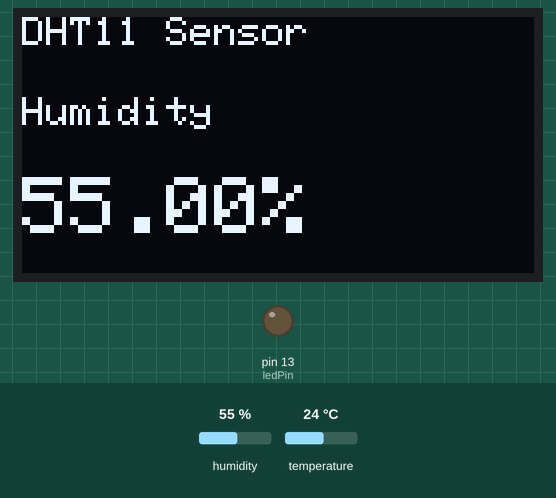
This sketch was run on a simulated Arduino Uno, built with avr-gcc and run on an emulated ATmega328P. Shown: 128×64 one-colour display, output pins drawn as LEDs (lit = HIGH). The test bench sets the inputs (shaded band); at power-on: temperature 24 °C, humidity 55 %. What the sketch prints to the serial monitor is not drawn.

Above: at 3.2 s.
3.3 s: temperature set to 12 °C
At 9.2 s:
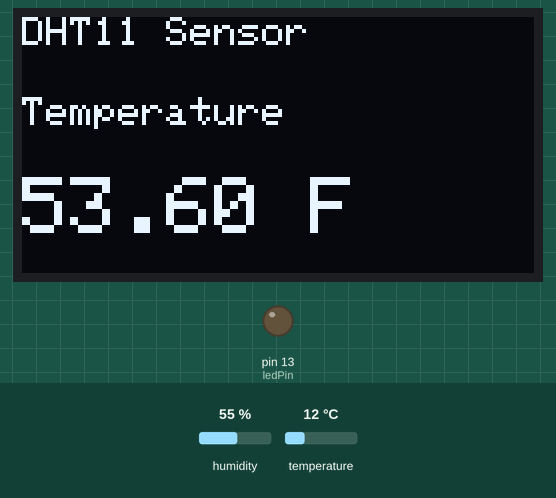
9.4 s: humidity set to 22 %
At 11.6 s:
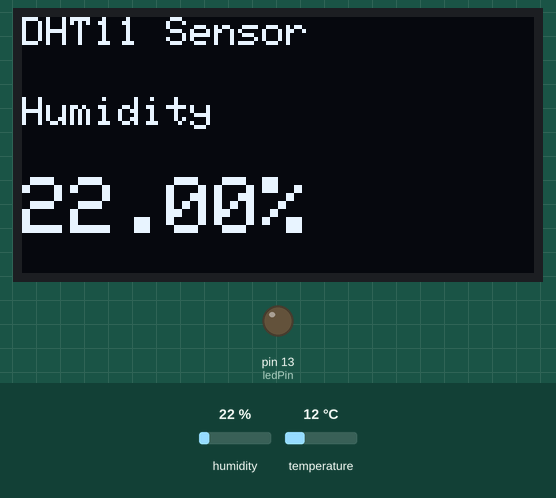
14.0 s: humidity set to 40 %
At 15.7 s:
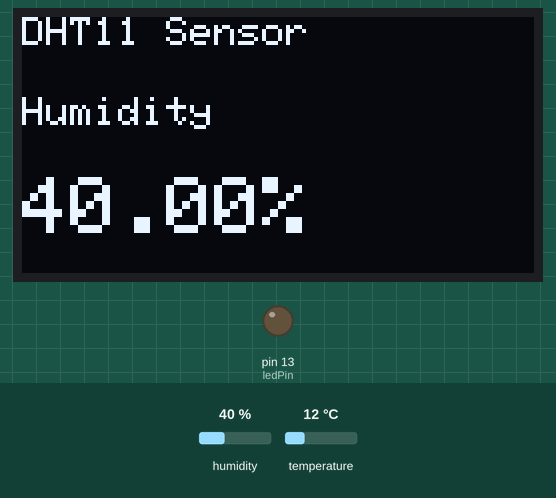
18.1 s: temperature set to 19 °C
At 21.8 s:
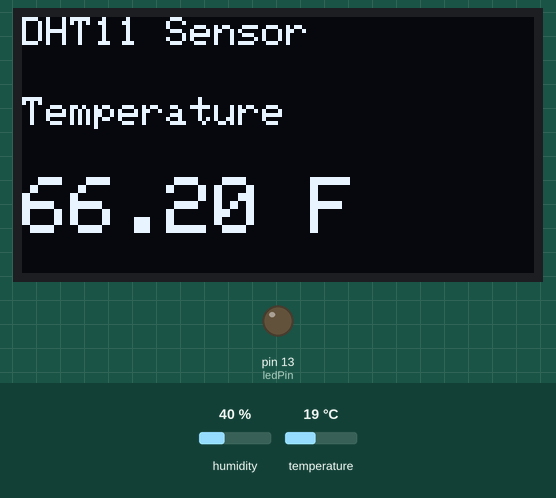
Timing chart, 0 to 23.3 s (numbered marks = the images above; inputs shaded):
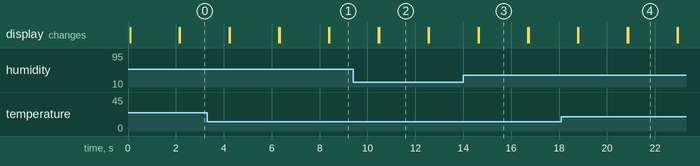

Measured:
- what the display in image 2 shows lasts 2.0 s, from 10.5 s to 12.5 s

The sketch:

DHT11_Humidity_Sensor_To_OLED_v_1-0-0.ino
```cpp
/*
  DHT11_Humidity_Sensor_To_OLED_v_1-0-0

  Version 1.0.0

  This is a simple program that reads from a DHT11 temperature / humidity
  sensor and displays the values read to an OLED display.

  Reference Link For Connecting DHT11:

  https://lastminuteengineers.com/dht11-module-arduino-tutorial/

  Device:     Address:
  -------     -----------
  I2C LCD     0x27
  OLED        0x3C

  DHT11
  Pin:      Connected To:

  1         5 VDC
  2         Pin 7
  3         GND

  Created:   September 4, 2024
  Modified:  September 4, 2024
  by Todd S. Canaday
  tcanaday@memphis.edu

  Arduino Compiler Version:  arduino-1.8.13

  Revision Notes:

  09/04/2024  Initial release of source code.
*/

#include <DHT.h>
#include <Adafruit_GFX.h>
#include <Adafruit_SSD1306.h>

#define BAUD_RATE 9600              //  default baud rate for the console...
#define DHT_SENSOR_PIN 7            //  value for pin connected to DHT11 sensor...
#define DHT_SENSOR_TYPE DHT11       //  value for sensor type...
#define SCREEN_WIDTH 128            //  OLED display width, in pixels...
#define SCREEN_HEIGHT 64            //  OLED display height, in pixels...
#define DISPLAY_TEXT_SIZE 3         //  value for the display text size...
#define DISPLAY_TEXT_SIZE_SMALL 2   //  value for the display text size...
#define HEADER_TEXT_SIZE  1         //  value for the header text size in yellow area...
#define DATA_CURSOR_POINT 40        //  value for default cursor point on display...
#define SENSOR_LBL_CURSOR_POINT 20  //  value for moving sensor label above data...
#define DEBUG true                  //  set to true for console output, false for no console output...
#define Serial if(DEBUG)Serial

/********************/
/*  CONSTRUCTORS    */
/********************/
//  initialize DHT11 sensor...
DHT dht_sensor(DHT_SENSOR_PIN, DHT_SENSOR_TYPE);
//  initialize OLED display...
Adafruit_SSD1306 display(SCREEN_WIDTH, SCREEN_HEIGHT, &Wire, -1);

/********************/
/*  VARIABLES       */
/********************/
const int ledPin = 13;              //  on board LED...
float temperature = 0.0;            //  variable to store reading from DS18B20 sensor...
float humidity = 0.0;               //  variable to store humidity reading...
int delay_time = 2000;              //  variable to delay between readings...
int blinkDelay = 100;               //  variable to delay between LED on / off state...

void setup()
{
  Serial.begin(BAUD_RATE);          //  start the serial port in case debug...

  pinMode(ledPin, OUTPUT);          //  Pin 13 has an LED connected...
  digitalWrite(ledPin, LOW);        //  turn the LED off...

  //  print the program information to the console in debug enabled...
  PrintProgramInfoToConsole();

  //  initialize the DHT11 sensor...
  dht_sensor.begin();

  //  startup OLED Display...
  if(!display.begin(SSD1306_SWITCHCAPVCC, 0x3C))
  {
    //  if display fails to start, loop forever
    //  and indicate failure by blinking LED...
    while(true)
    {
      digitalWrite(ledPin, HIGH);   //  turn the LED on...
      delay(blinkDelay);            //  delay...
      digitalWrite(ledPin, LOW);    //  turn the LED off...
      delay(blinkDelay);            //  delay...
    }
  }
  else
  {
    Serial.println(F("OLED display started."));
  }

  //  begin the startup message on the OLED display...
  Startup_Message();
  //  delay for specified time...
  delay(2000);
}

void loop()
{
  //  get the humidity from the DHT11 sensor...
  DisplayHumidityData();
  //  delay between readings from the sensor...
  delay(delay_time);
  //  get the temperature from the DHT11 sensor...
  DisplayTemperatureData();
  //  delay between readings from the sensor...
  delay(delay_time);

  //  if serial output debug enabled, print values to console...
  PrintReadingsToConsole();
}

/**
 * OLED_Display_Header()
 * Method used to display top line (yellow
 * area) message to the OLED display.
 */
void OLED_Display_Header()
{
  //  clear the OLED display...
  display.clearDisplay();
  //  set the text size and text color...
  display.setTextSize(HEADER_TEXT_SIZE);
  display.setTextColor(SSD1306_WHITE);
  display.setCursor(0, 0);  //  yellow area only...
  // Display static text at the header (yellow area)...
  display.println("DHT11 Sensor");
  //  send data to the OLED display...
  display.display();
}

/**
 * Startup_Message()
 * Method used to display the startup
 * message to the OLED display.
 */
void Startup_Message()
{
  //  call method to display header data for OLED...
  OLED_Display_Header();
  //  print humidity to screen...
  display.setTextSize(HEADER_TEXT_SIZE);
  display.setTextColor(SSD1306_WHITE);
  display.setCursor(0, SENSOR_LBL_CURSOR_POINT);
  display.println("DHT11 Sensor");
  display.setCursor(0, SENSOR_LBL_CURSOR_POINT+15);
  display.println("Todd S. Canaday");
  display.setCursor(0, SENSOR_LBL_CURSOR_POINT+30);
  display.println("September 4, 2024");
  //  send data to the OLED display...
  display.display();
}

/**
 * DisplayErrorToOLED()
 * Method used to display a generic
 * error message to the OLED display.
 */
void DisplayErrorToOLED()
{
  //  call method to display header data for OLED...
  OLED_Display_Header();
  //  print humidity to screen...
  display.setTextSize(DISPLAY_TEXT_SIZE);
  display.setTextColor(SSD1306_WHITE);
  display.setCursor(0, DATA_CURSOR_POINT);
  display.println("ERROR");
  //  send data to the OLED display...
  display.display();
}

/**
 * DisplayHumidityData()
 * Method used to display the DHT11 Humidity
 * sensor data to the OLED display.
 */
void DisplayHumidityData()
{
  //  get the humidity from the DHT11 sensor...
  humidity = dht_sensor.readHumidity();

  //  make sure that we actually got a valid reading
  //  from the DHT11 sensor...
  if(isnan(humidity))
  {
    //  ooops, error reading from the sensor...
    DisplayErrorToOLED();
    Serial.println(F("Error reading from DHT11!"));
  }
  else
  {
    //  call method to display header data for OLED...
    OLED_Display_Header();

    //  print the sensor type above the value...
    display.setTextSize(HEADER_TEXT_SIZE);
    display.setTextColor(SSD1306_WHITE);
    display.setCursor(0, DATA_CURSOR_POINT-SENSOR_LBL_CURSOR_POINT);
    display.print("Humidity");

    //  print temp to screen...
    display.setTextSize(DISPLAY_TEXT_SIZE_SMALL);
    display.setTextColor(SSD1306_WHITE);
    display.setCursor(0, DATA_CURSOR_POINT);
    display.print(humidity);
    display.println("%");

    //  send data to the OLED display...
    display.display();
  }
}

/**
 * DisplayTemperatureData()
 * Method used to display the DHT11 temperature
 * sensor data to the OLED display.
 */
void DisplayTemperatureData()
{
  //  get the temperature from the DHT11 sensor...
  temperature = dht_sensor.readTemperature(true);

  //  make sure that we actually got a valid reading
  //  from the DHT11 sensor...
  if(isnan(temperature))
  {
    //  ooops, error reading from the sensor...
    DisplayErrorToOLED();
    Serial.println(F("Error reading from DHT11!"));
  }
  else
  {
    //  call method to display header data for OLED...
    OLED_Display_Header();

    //  print the sensor type above the value...
    display.setTextSize(HEADER_TEXT_SIZE);
    display.setTextColor(SSD1306_WHITE);
    display.setCursor(0, DATA_CURSOR_POINT-SENSOR_LBL_CURSOR_POINT);
    display.print("Temperature");

    //  print temp to screen...
    display.setTextSize(DISPLAY_TEXT_SIZE_SMALL);
    display.setTextColor(SSD1306_WHITE);
    display.setCursor(0, DATA_CURSOR_POINT);
    display.print(temperature);
    display.println(" F");

    //  send data to the OLED display...
    display.display();
  }
}

/**
 * PrintProgramInfoToConsole
 * Method used to print out program
 * information to the serial port if
 * in DEBUG mode.
 */
void PrintProgramInfoToConsole()
{
  //  print program info to console...
  Serial.println(F("DHT11 Humidity Sensor"));
  Serial.println();
}

/**
 * PrintReadingsToConsole
 * Method used to print out readings from
 * the sensors to the serial port if
 * in DEBUG mode.
 */
void PrintReadingsToConsole()
{
  //  print readings to the console if enabled...
  Serial.print(F("Humidity:  "));
  Serial.print(humidity);
  Serial.println(F("%"));
  Serial.print(F("Temperature:  "));
  Serial.print(temperature);
  Serial.println(F("°F"));
}
```
